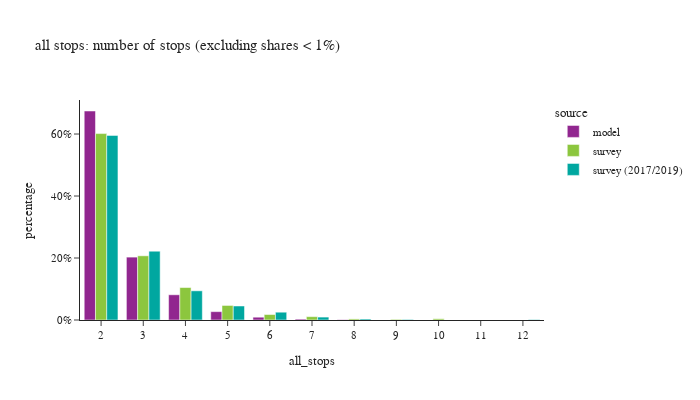

The code cell stored with this chart in its notebook:
### Code cell
df_plot = df_tour.groupby(['all_stops','source'])['toexpfac'].sum().reset_index()
df_plot['percentage'] = df_plot.groupby(['source'], group_keys=False)['toexpfac']. \
    apply(lambda x: x / float(x.sum()))
df_plot = df_plot.loc[df_plot['percentage'] > 0.001]
# df_plot
fig = px.bar(df_plot.sort_values(['source']), x="all_stops", y="percentage", color="source",
             barmode="group",title="all stops: number of stops (excluding shares < 1%)",
             hover_data=['toexpfac'])
fig.update_layout(height=400, width=700, font=dict(size=11),
                  xaxis = dict(dtick = 1, categoryorder='category ascending'),
                  yaxis=dict(tickformat=".0%"))
fig.show()

### Figure 1 — Plotly figure (JSON) as saved in the notebook; plotly's stock layout.template omitted (floating-point values rounded to 4 significant figures)
{"data": [{"alignmentgroup": "True", "customdata": [[4309000.0], [6650.0], [18580.0], [172200.0], [519900.0], [57630.0], [1296000.0]], "hovertemplate": "source=model<br>all_stops=%{x}<br>percentage=%{y}<br>toexpfac=%{customdata[0]}<extra></extra>", "legendgroup": "model", "marker": {"color": "#91268F", "pattern": {"shape": ""}}, "name": "model", "offsetgroup": "model", "orientation": "v", "showlegend": true, "textposition": "auto", "type": "bar", "x": [2, 8, 7, 5, 4, 6, 3], "xaxis": "x", "y": [0.6743, 0.001041, 0.002908, 0.02694, 0.08135, 0.009018, 0.2029], "yaxis": "y"}, {"alignmentgroup": "True", "customdata": [[1055000.0], [533700.0], [239200.0], [10950.0], [20380.0], [90130.0], [17960.0], [54830.0], [3064000.0]], "hovertemplate": "source=survey<br>all_stops=%{x}<br>percentage=%{y}<br>toexpfac=%{customdata[0]}<extra></extra>", "legendgroup": "survey", "marker": {"color": "#8CC63E", "pattern": {"shape": ""}}, "name": "survey", "offsetgroup": "survey", "orientation": "v", "showlegend": true, "textposition": "auto", "type": "bar", "x": [3, 4, 5, 9, 10, 6, 8, 7, 2], "xaxis": "x", "y": [0.2071, 0.1047, 0.04694, 0.002149, 0.004, 0.01769, 0.003525, 0.01076, 0.6014], "yaxis": "y"}, {"alignmentgroup": "True", "customdata": [[9800.0], [18290.0], [3315000.0], [1236000.0], [140000.0], [251500.0], [523900.0], [52250.0], [7644.0]], "hovertemplate": "source=survey (2017/2019)<br>all_stops=%{x}<br>percentage=%{y}<br>toexpfac=%{customdata[0]}<extra></extra>", "legendgroup": "survey (2017/2019)", "marker": {"color": "#00A7A0", "pattern": {"shape": ""}}, "name": "survey (2017/2019)", "offsetgroup": "survey (2017/2019)", "orientation": "v", "showlegend": true, "textposition": "auto", "type": "bar", "x": [9, 8, 2, 3, 6, 5, 4, 7, 12], "xaxis": "x", "y": [0.001761, 0.003286, 0.5956, 0.2221, 0.02516, 0.04519, 0.09413, 0.009388, 0.001373], "yaxis": "y"}], "layout": {"barmode": "group", "font": {"size": 11}, "height": 400, "legend": {"title": {"text": "source"}, "tracegroupgap": 0}, "title": {"text": "all stops: number of stops (excluding shares < 1%)"}, "width": 700, "xaxis": {"anchor": "y", "categoryorder": "category ascending", "domain": [0.0, 1.0], "dtick": 1, "title": {"text": "all_stops"}}, "yaxis": {"anchor": "x", "domain": [0.0, 1.0], "tickformat": ".0%", "title": {"text": "percentage"}}}}
